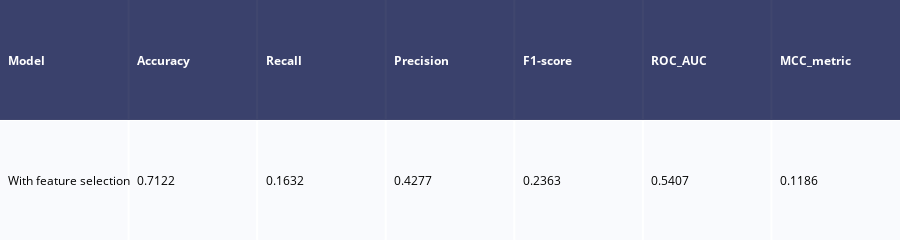

This figure's notebook cell:
### Code cell
# calculate the model performance on the test dataset
model_performances_train = pd.DataFrame() 
for name in models:
    model_performances_train = model_performances_train.append(model_report(models[name][0], x_train[models[name][1]], 
                                                                                x_test[models[name][1]], 
                                                                                y_train, y_test, name), ignore_index=True)
        
table_train = ff.create_table(np.round(model_performances_train, 4))
# plot the report table
py.iplot(table_train)

### Figure 1 — Plotly figure (JSON) as saved in the notebook; plotly's stock layout.template omitted (floating-point values rounded to 4 significant figures)
{"data": [{"colorscale": [[0, "#00083e"], [0.5, "#ededee"], [1, "#ffffff"]], "hoverinfo": "none", "opacity": 0.75, "showscale": false, "type": "heatmap", "z": [[0, 0, 0, 0, 0, 0, 0], [0.5, 0.5, 0.5, 0.5, 0.5, 0.5, 0.5]]}], "layout": {"annotations": [{"align": "left", "font": {"color": "#ffffff"}, "showarrow": false, "text": "<b>Model</b>", "x": -0.45, "xanchor": "left", "xref": "x", "y": 0, "yref": "y"}, {"align": "left", "font": {"color": "#ffffff"}, "showarrow": false, "text": "<b>Accuracy</b>", "x": 0.55, "xanchor": "left", "xref": "x", "y": 0, "yref": "y"}, {"align": "left", "font": {"color": "#ffffff"}, "showarrow": false, "text": "<b>Recall</b>", "x": 1.55, "xanchor": "left", "xref": "x", "y": 0, "yref": "y"}, {"align": "left", "font": {"color": "#ffffff"}, "showarrow": false, "text": "<b>Precision</b>", "x": 2.55, "xanchor": "left", "xref": "x", "y": 0, "yref": "y"}, {"align": "left", "font": {"color": "#ffffff"}, "showarrow": false, "text": "<b>F1-score</b>", "x": 3.55, "xanchor": "left", "xref": "x", "y": 0, "yref": "y"}, {"align": "left", "font": {"color": "#ffffff"}, "showarrow": false, "text": "<b>ROC_AUC</b>", "x": 4.55, "xanchor": "left", "xref": "x", "y": 0, "yref": "y"}, {"align": "left", "font": {"color": "#ffffff"}, "showarrow": false, "text": "<b>MCC_metric</b>", "x": 5.55, "xanchor": "left", "xref": "x", "y": 0, "yref": "y"}, {"align": "left", "font": {"color": "#000000"}, "showarrow": false, "text": "With feature selection", "x": -0.45, "xanchor": "left", "xref": "x", "y": 1, "yref": "y"}, {"align": "left", "font": {"color": "#000000"}, "showarrow": false, "text": "0.7122", "x": 0.55, "xanchor": "left", "xref": "x", "y": 1, "yref": "y"}, {"align": "left", "font": {"color": "#000000"}, "showarrow": false, "text": "0.1632", "x": 1.55, "xanchor": "left", "xref": "x", "y": 1, "yref": "y"}, {"align": "left", "font": {"color": "#000000"}, "showarrow": false, "text": "0.4277", "x": 2.55, "xanchor": "left", "xref": "x", "y": 1, "yref": "y"}, {"align": "left", "font": {"color": "#000000"}, "showarrow": false, "text": "0.2363", "x": 3.55, "xanchor": "left", "xref": "x", "y": 1, "yref": "y"}, {"align": "left", "font": {"color": "#000000"}, "showarrow": false, "text": "0.5407", "x": 4.55, "xanchor": "left", "xref": "x", "y": 1, "yref": "y"}, {"align": "left", "font": {"color": "#000000"}, "showarrow": false, "text": "0.1186", "x": 5.55, "xanchor": "left", "xref": "x", "y": 1, "yref": "y"}], "height": 110, "margin": {"b": 0, "l": 0, "r": 0, "t": 0}, "xaxis": {"dtick": 1, "gridwidth": 2, "showticklabels": false, "tick0": -0.5, "ticks": "", "zeroline": false}, "yaxis": {"autorange": "reversed", "dtick": 1, "gridwidth": 2, "showticklabels": false, "tick0": 0.5, "ticks": "", "zeroline": false}}}
